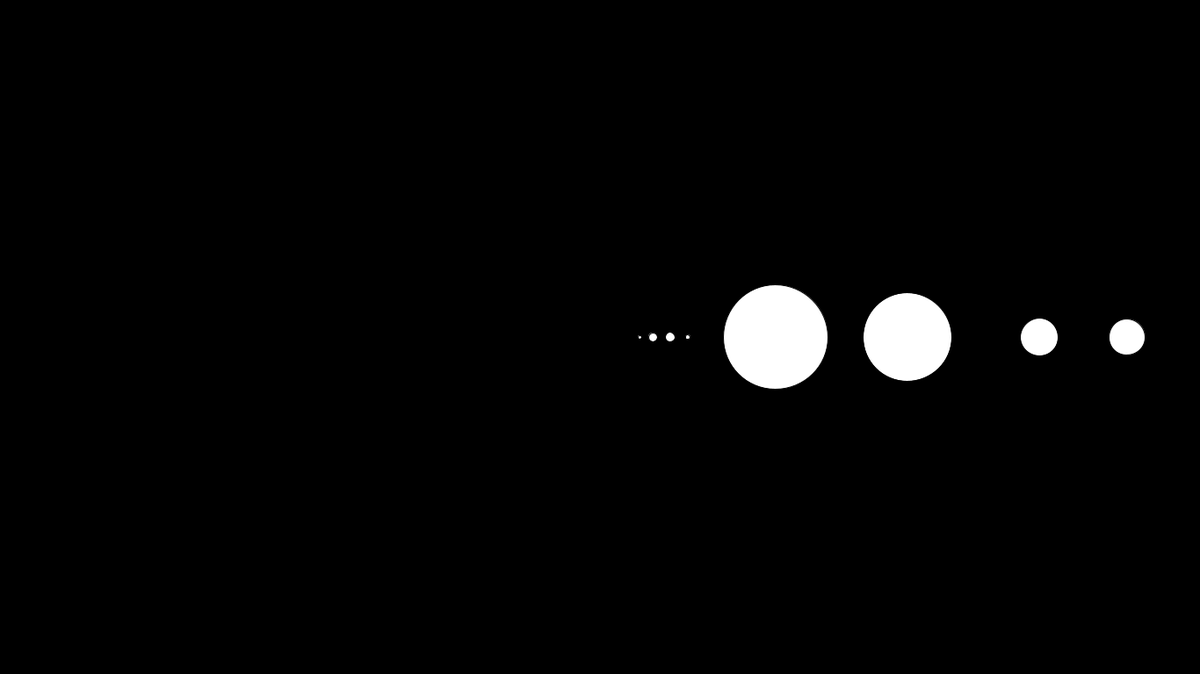
Frame 1 (no input)
Frame 60 (the mouse pressed at the canvas centre just before this capture): identical to frame 1, image omitted
Frame 120 (the mouse held since frame 60 and released just before this capture): identical to frame 1, image omitted

The Processing sketch that drew this single still picture (run headless with seeded random() and noise(); from frame 60 on, the mouse is pressed at the canvas centre):

// Processing sketch: sketch_200320p
// ── sketch_200320p.pde
void setup()
{
  size(1366, 768);
}

void draw()
{
  background(0, 0, 0);
  translate(width/2, height/2);
  
  circle( 45, 0, 4.0);
  circle( 60, 0, 10.0);
  circle( 80, 0, 10.6);
  circle(100, 0, 5.6);
  circle(200, 0, 119.1);
  circle(350, 0, 100.4);
  circle(500, 0, 42.6);
  circle(600, 0, 41.3);
}
